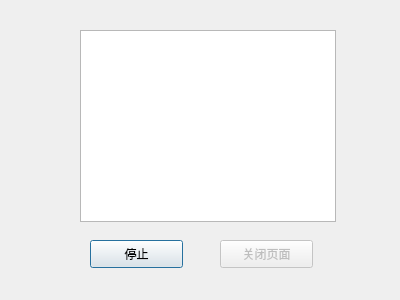
<?xml version="1.0" encoding="UTF-8"?>
<ui version="4.0">
 <class>Dialog</class>
 <widget class="QDialog" name="Dialog">
  <property name="geometry">
   <rect>
    <x>0</x>
    <y>0</y>
    <width>400</width>
    <height>300</height>
   </rect>
  </property>
  <property name="windowTitle">
   <string>服务端运行信息</string>
  </property>
  <widget class="QTextBrowser" name="execInfoTextBrowser">
   <property name="geometry">
    <rect>
     <x>80</x>
     <y>30</y>
     <width>256</width>
     <height>192</height>
    </rect>
   </property>
  </widget>
  <widget class="QPushButton" name="stopBtn">
   <property name="geometry">
    <rect>
     <x>90</x>
     <y>240</y>
     <width>93</width>
     <height>28</height>
    </rect>
   </property>
   <property name="text">
    <string>停止</string>
   </property>
  </widget>
  <widget class="QPushButton" name="closeBtn">
   <property name="enabled">
    <bool>false</bool>
   </property>
   <property name="geometry">
    <rect>
     <x>220</x>
     <y>240</y>
     <width>93</width>
     <height>28</height>
    </rect>
   </property>
   <property name="text">
    <string>关闭页面</string>
   </property>
  </widget>
 </widget>
 <resources/>
 <connections/>
</ui>
